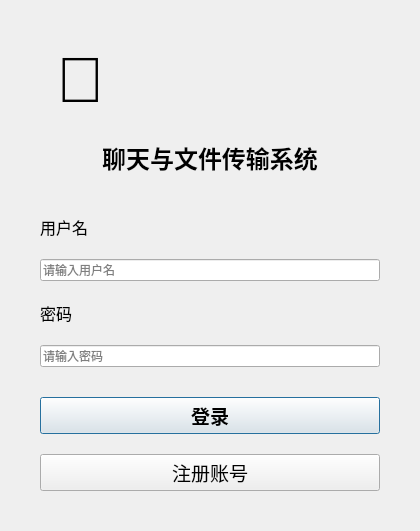
<?xml version="1.0" encoding="UTF-8"?>
<ui version="4.0">
 <class>LoginDialog</class>
 <widget class="QDialog" name="LoginDialog">
  <property name="geometry">
   <rect>
    <x>0</x>
    <y>0</y>
    <width>420</width>
    <height>500</height>
   </rect>
  </property>
  <property name="windowTitle">
   <string>用户登录</string>
  </property>
  <property name="windowFlags">
   <set>Qt::FramelessWindowHint</set>
  </property>
  <layout class="QVBoxLayout" name="verticalLayout">
   <property name="spacing">
    <number>20</number>
   </property>
   <property name="leftMargin">
    <number>40</number>
   </property>
   <property name="topMargin">
    <number>40</number>
   </property>
   <property name="rightMargin">
    <number>40</number>
   </property>
   <property name="bottomMargin">
    <number>40</number>
   </property>
   <item>
    <widget class="QLabel" name="logoLabel">
     <property name="minimumSize">
      <size>
       <width>80</width>
       <height>80</height>
      </size>
     </property>
     <property name="maximumSize">
      <size>
       <width>80</width>
       <height>80</height>
      </size>
     </property>
     <property name="text">
      <string>💬</string>
     </property>
     <property name="alignment">
      <set>Qt::AlignCenter</set>
     </property>
     <property name="font">
      <font>
       <pointsize>48</pointsize>
      </font>
     </property>
    </widget>
   </item>
   <item>
    <widget class="QLabel" name="titleLabel">
     <property name="text">
      <string>聊天与文件传输系统</string>
     </property>
     <property name="alignment">
      <set>Qt::AlignCenter</set>
     </property>
     <property name="font">
      <font>
       <pointsize>18</pointsize>
       <weight>75</weight>
      </font>
     </property>
    </widget>
   </item>
   <item>
    <spacer name="verticalSpacer_4">
     <property name="orientation">
      <enum>Qt::Vertical</enum>
     </property>
     <property name="sizeType">
      <enum>QSizePolicy::Fixed</enum>
     </property>
     <property name="sizeHint" stdset="0">
      <size>
       <width>20</width>
       <height>20</height>
      </size>
     </property>
    </spacer>
   </item>
   <item>
    <widget class="QLabel" name="usernameLabel">
     <property name="text">
      <string>用户名</string>
     </property>
     <property name="font">
      <font>
       <pointsize>12</pointsize>
       <weight>50</weight>
      </font>
     </property>
    </widget>
   </item>
   <item>
    <widget class="QLineEdit" name="usernameLineEdit">
     <property name="placeholderText">
      <string>请输入用户名</string>
     </property>
    </widget>
   </item>
   <item>
    <widget class="QLabel" name="passwordLabel">
     <property name="text">
      <string>密码</string>
     </property>
     <property name="font">
      <font>
       <pointsize>12</pointsize>
       <weight>50</weight>
      </font>
     </property>
    </widget>
   </item>
   <item>
    <widget class="QLineEdit" name="passwordLineEdit">
     <property name="echoMode">
      <enum>QLineEdit::Password</enum>
     </property>
     <property name="placeholderText">
      <string>请输入密码</string>
     </property>
    </widget>
   </item>
   <item>
    <spacer name="verticalSpacer">
     <property name="orientation">
      <enum>Qt::Vertical</enum>
     </property>
     <property name="sizeType">
      <enum>QSizePolicy::Fixed</enum>
     </property>
     <property name="sizeHint" stdset="0">
      <size>
       <width>20</width>
       <height>10</height>
      </size>
     </property>
    </spacer>
   </item>
   <item>
    <widget class="QPushButton" name="loginButton">
     <property name="text">
      <string>登录</string>
     </property>
     <property name="minimumHeight">
      <number>48</number>
     </property>
     <property name="font">
      <font>
       <pointsize>14</pointsize>
       <weight>75</weight>
      </font>
     </property>
    </widget>
   </item>
   <item>
    <widget class="QPushButton" name="registerButton">
     <property name="text">
      <string>注册账号</string>
     </property>
     <property name="minimumHeight">
      <number>48</number>
     </property>
     <property name="font">
      <font>
       <pointsize>14</pointsize>
      </font>
     </property>
    </widget>
   </item>
  </layout>
 </widget>
 <resources/>
 <connections>
 </connections>
</ui>
